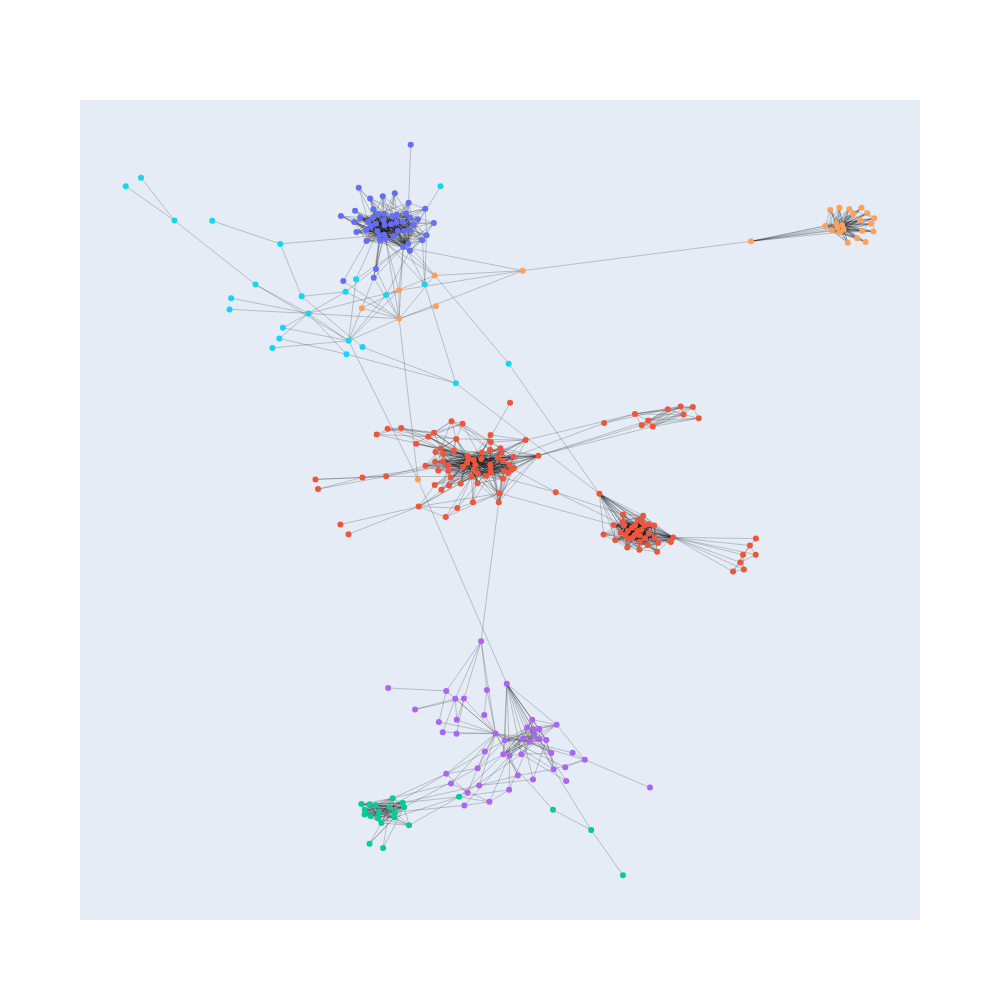

The notebook cell this image was saved under:
### Code cell
node_communities = communities_to_node_community_map(graph, community_division)

cmap = px.colors.qualitative.Plotly

go.Figure(
    data=lines + [
        go.Scatter(
            x=x,
            y=y,
            mode="markers",
            marker=dict(
                color=node_communities.values,
                cmin=1,
                cmax=len(cmap),
                colorscale=cmap,
            ),
            customdata=node_communities,
            text=[name for _, name in nx.get_node_attributes(graph, "name").items()],
            hovertemplate="%{text} (%{customdata})<extra></extra>",
            showlegend=False,
        )
    ],
    layout=go.Layout(
        xaxis=go.layout.XAxis(
            showticklabels=False,
            showgrid=False,
            zeroline=False,
        ),
        yaxis=go.layout.YAxis(
            showticklabels=False,
            showgrid=False,
            zeroline=False,
        ),
        width=1000,
        height=1000
    )
)
